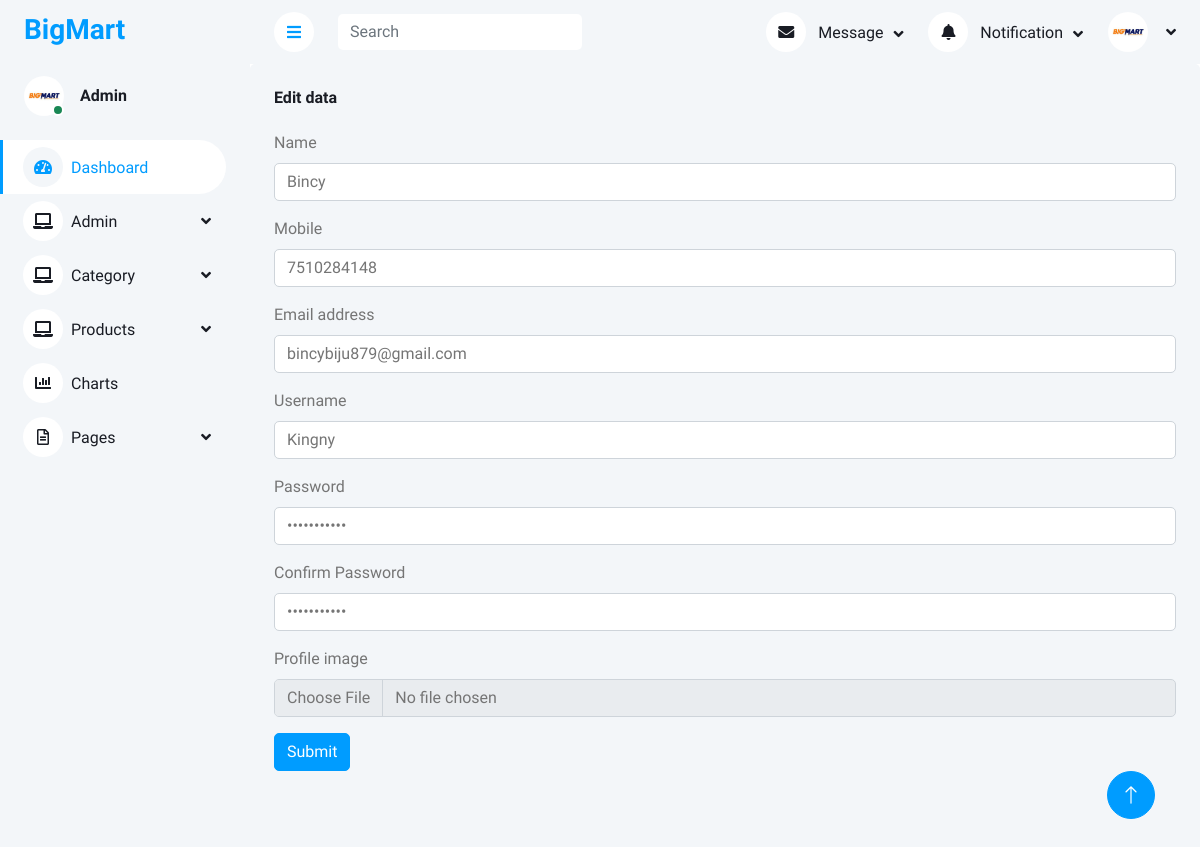
Screenshot of /indexapp/edit_data/1/ with the database file from the repository.
### indexapp/models.py (models this page shows)
class Admin(models.Model):
    Name=models.CharField(max_length=20,null=True,blank=True)
    Mob=models.IntegerField(null=True,blank=True)
    Email_id=models.EmailField(max_length=20,null=True,blank=True)
    Image=models.ImageField(upload_to="profile",null=True,blank=True)
    User=models.CharField(max_length=10,null=True,blank=True)
    Password=models.CharField(max_length=15,null=True,blank=True)
    Confirm=models.CharField(max_length=15,null=True,blank=True)

### indexapp/views.py (the view)
# urls.py: path('edit_data/<int:dataid>/',views.edit_data,name="edit_data"),
def edit_data(request,dataid):
    data=Admin.objects.get(id=dataid)
    print(data)
    return render(request,"edit_admin.html",{'data':data})

### indexapp/templates/edit_admin.html (shortened to what this page needs)
<!DOCTYPE html>
{% extends 'index.html' %}
{% block content %}
<html lang="en">
<head>
</head>
<body>
        <div class="bg-light rounded h-100 p-4">
            <h6 class="mb-4">Edit data</h6>
                            <form method="post" action="{% url 'update_data' dataid=data.id %}" enctype="multipart/form-data">
                                <div class="mb-3">
                                    <label for="exampleInputEmail1" class="form-label">Name</label>
                                    <input type="text" class="form-control" id="exampleInputEmail1" aria-describedby="emailHelp" name="pname" value="{{ data.Name }}">
                                </div>
                                <div class="mb-3">
                                    <label for="exampleInputEmail1" class="form-label">Mobile</label>
                                    <input type="text" class="form-control" id="exampleInputEmail1" aria-describedby="emailHelp" name="pmob" value="{{ data.Mob }}">
                                </div>
                                <div class="mb-3">
                                    <label for="exampleInputEmail1" class="form-label">Email address</label>
                                    <input type="email" class="form-control" id="exampleInputEmail1" aria-describedby="emailHelp" name="pemail" value="{{ data.Email_id }}">
                                </div>
                                <div class="mb-3">
                                    <label for="exampleInputEmail1" class="form-label">Username</label>
                                    <input type="text" class="form-control" id="exampleInputEmail1" aria-describedby="emailHelp" name="user" value="{{ data.User }}">
                                </div>
                                <div class="mb-3">
                                    <label for="exampleInputPassword1" class="form-label">Password</label>
                                    <input type="password" class="form-control" id="exampleInputPassword1" name="pswd" value="{{ data.Password }}">
                                </div>
                                <div class="mb-3">
                                    <label for="exampleInputPassword1" class="form-label"> Confirm Password</label>
                                    <input type="password" class="form-control" id="exampleInputPassword1" name="cpswd" value="{{ data.Confirm }}">
                                </div>
                                <div class="mb-3">
                                    <label for="exampleInputPassword1" class="form-label">Profile image</label>
                                    <input type="file" class="form-control" id="exampleInputPassword1" name="pimg" value="{{ data.Image.url }}">
                                </div>
                                <button type="submit" class="btn btn-primary">Submit</button>
                            </form>
        </div>
</body>
</html>
{% endblock %}

### indexapp/static/css/style.css (style rules this page uses)
:root { --primary: #009CFF; --light: #F3F6F9; --dark: #191C24; }
.btn { transition: .5s; }
.btn.btn-primary { color: #FFFFFF; }

### rows the page displays
Admin: pname "Bincy", pmob "7510284148", pemail "bincybiju879@gmail.com", user "Kingny"
